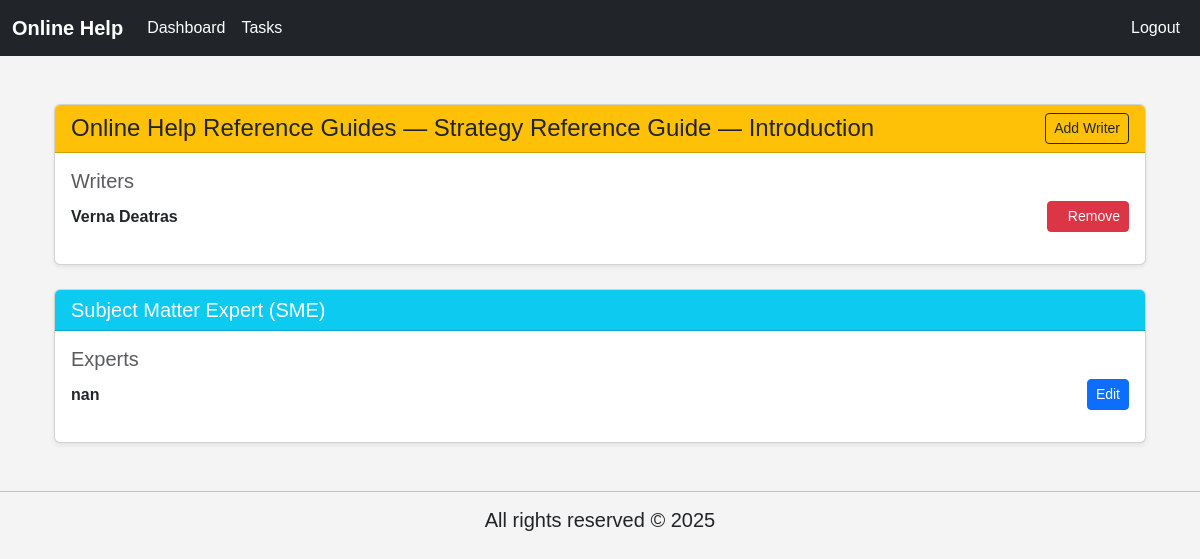
The app's page /online_help/tasks_test/per_subsection_task_test/128/ (signed in) with its own data.
### online_help/models.py (models this page shows, shortened)
class Task(models.Model):
    document = models.CharField(max_length=255)
    section = models.CharField(max_length=255)
    sub_section = models.CharField(max_length=255)
    comments = models.TextField()
    SME = models.CharField(max_length=255, blank=True, null=True)
    color = models.CharField(max_length=50)
    completion = models.CharField(max_length=100, default='0%')
    created_at = models.DateTimeField(auto_now_add=True)  # Add this line

class TaskWriter(models.Model):
    task = models.ForeignKey(Task, on_delete=models.CASCADE)
    writer = models.ForeignKey(Writers, on_delete=models.CASCADE)
    class Meta:
        unique_together = ('task', 'writer')

class Writers(models.Model):
    writer_name = models.CharField(max_length=255)
    def __str__(self):
        return f"{self.writer_name }"

### online_help/views.py (the view, shortened to what this page needs)
# urls.py: path('tasks_test/per_subsection_task_test/<int:subsection_pk>/', views.per_subsection_task_test2, name='per_subsection_task_test2'),
@login_required
def per_subsection_task_test2(request, subsection_pk):
    reference_task = get_object_or_404(Task, pk=subsection_pk)
    document_name = reference_task.document
    section_name = reference_task.section
    sub_section_name = reference_task.sub_section
    task_writers = TaskWriter.objects.select_related('writer', 'task').filter(
        task__document=document_name,
        task__section=section_name,
        task__sub_section=sub_section_name
    )
    form = AddWriterForm()
    sme_form = AddSMEForm()
    writer_to_remove = request.GET.get('remove_writer')
    return render(request, 'online_help/per_subsection_task_test.html', {
        'document_name': document_name,
        'section_name': section_name,
        'sub_section_name': sub_section_name,
        'task_writers': task_writers,
        'form': form,
        'sme_form': sme_form,
        'sme': reference_task.SME,
    })

### online_help/templates/online_help/per_subsection_task_test.html (shortened to what this page needs)
{% extends "online_help/base.html" %}
{% load static %}
{% block content %}
<link rel="stylesheet" href="{% static 'css/per_subsection_task.css' %}">
<div class="container mt-5">
    <div class="card shadow-sm">
        <div class="card-header bg-warning text-dark d-flex justify-content-between align-items-center">
            <h4 class="mb-0">{{ document_name }} — {{ section_name }} — {{ sub_section_name }}</h4>
            <button class="btn btn-outline-dark btn-sm" onclick="showAddForm()">Add Writer</button>
        </div>
        <div class="card-body">
            <div class="mb-3">
                <h5 class="text-muted">Writers</h5>
                {% if task_writers %}
                    {% for tw in task_writers %}
                        <div class="d-flex justify-content-between align-items-center mb-2">
                            <p class="mb-0"><strong>{{ tw.writer.writer_name }}</strong></p>
                            <a href="?remove_writer={{ tw.writer.writer_name }}" class="btn btn-sm btn-danger"
                               onclick="return confirm('Are you sure you want to remove {{ tw.writer.writer_name }}?')">
                               Remove
                            </a>
                        </div>
                    {% endfor %}
                {% else %}
                    <p>No writers found for this subsection.</p>
                {% endif %}
            </div>
        </div>
    </div>
    <br>
    <div class="card shadow-sm">
        <div class="card-header bg-info text-white d-flex justify-content-between align-items-center">
            <h5 class="mb-0">Subject Matter Expert (SME)</h5>
        </div>
        <div class="card-body">
            <div class="mb-3">
                <h5 class="text-muted">Experts</h5>
                {% if sme %}
                    <div class="d-flex justify-content-between align-items-center mb-2">
                        <p class="mb-0" id="sme-display"><strong>{{ sme }}</strong></p>
                        <div id="sme-buttons">
                            <button class="btn btn-sm btn-primary ml-2" onclick="editSME()">Edit</button>
                        </div>
                    </div>
                {% else %}
                    <p class="text-muted">No SME assigned for this task.</p>
                {% endif %}
            </div>
        </div>
    </div>
</div>
{% endblock %}

### online_help/static/css/base.css (style rules this page uses)
body { background-color: #f4f4f4 !important; font-family: Arial, sans-serif; }

### records on screen
Task: document "Online Help Reference Guides", section "Strategy Reference Guide", sub_section "Introduction", SME "nan"
TaskWriter: writer.writer_name "Verna Deatras"
